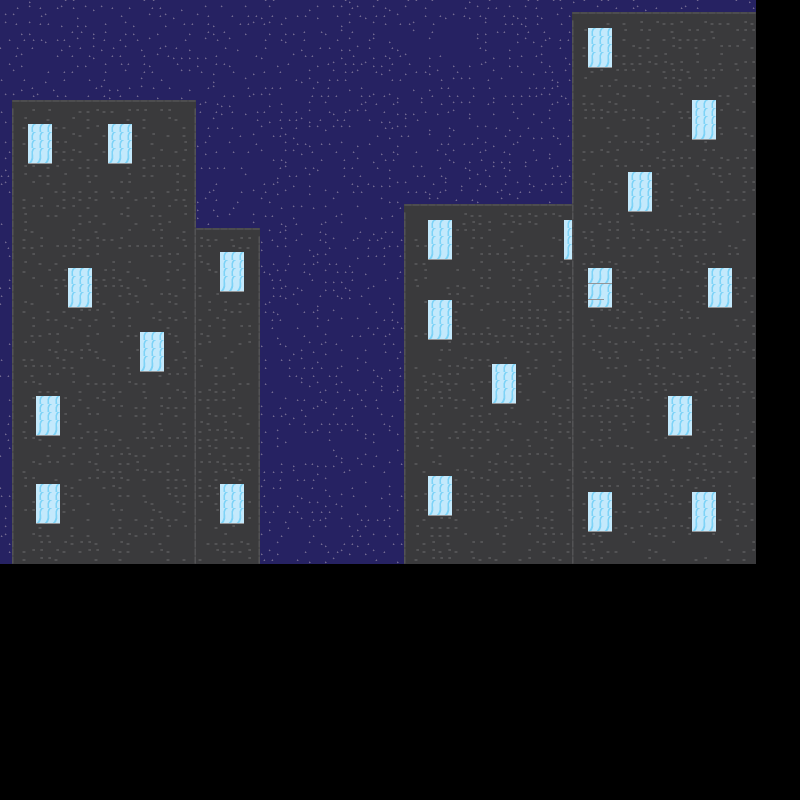

The image is a tile-based game level rendered from a .tmx file. Its description and source (layers, tilesets, objects; grid data summarised) follow:
An orthogonal 100x100 tile map with 8x8 px tiles, 1 tile layer (BG).

<map version="1.5" tiledversion="1.6.0" orientation="orthogonal" renderorder="right-down" width="100" height="100" tilewidth="8" tileheight="8" infinite="0" nextlayerid="2" nextobjectid="1">
 <editorsettings>
  <export target="Title.json" format="json" />
 </editorsettings>
 <tileset firstgid="1" name="tileset1" tilewidth="8" tileheight="8" tilecount="64" columns="8">
  <image source="../tileset1.png" trans="000000" width="64" height="64" />
 </tileset>
 <layer id="1" name="BG" width="100" height="100" offsetx="-44" offsety="-236">
  <data>[10000 cells, 10000 non-empty, 17 distinct tile ids]</data>
 </layer>
</map>
